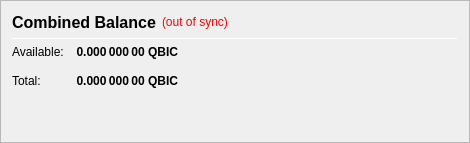
                   <widget class="QFrame" name="frame_CombinedBalances">
                    <property name="minimumSize">
                     <size>
                      <width>470</width>
                      <height>0</height>
                     </size>
                    </property>
                    <property name="frameShape">
                     <enum>QFrame::StyledPanel</enum>
                    </property>
                    <property name="frameShadow">
                     <enum>QFrame::Raised</enum>
                    </property>
                    <layout class="QVBoxLayout" name="verticalLayout_5">
                     <item>
                      <layout class="QHBoxLayout" name="horizontalLayout_5" stretch="0,0,0">
                       <item>
                        <widget class="QLabel" name="label_5z">
                         <property name="minimumSize">
                          <size>
                           <width>0</width>
                           <height>20</height>
                          </size>
                         </property>
                         <property name="font">
                          <font>
                           <pointsize>12</pointsize>
                           <weight>75</weight>
                           <bold>true</bold>
                          </font>
                         </property>
                         <property name="toolTip">
                          <string>Combined Balance (including unconfirmed and immature coins)</string>
                         </property>
                         <property name="text">
                          <string>Combined Balance</string>
                         </property>
                        </widget>
                       </item>
                       <item>
                        <widget class="QLabel" name="labelWalletStatus">
                         <property name="cursor">
                          <cursorShape>WhatsThisCursor</cursorShape>
                         </property>
                         <property name="toolTip">
                          <string>The displayed information may be out of date. Your wallet automatically synchronizes with the QBICcoin network after a connection is established, but this process has not completed yet.</string>
                         </property>
                         <property name="styleSheet">
                          <string notr="true">QLabel { color: red; }</string>
                         </property>
                         <property name="text">
                          <string notr="true">(out of sync)</string>
                         </property>
                         <property name="alignment">
                          <set>Qt::AlignLeading|Qt::AlignLeft|Qt::AlignVCenter</set>
                         </property>
                        </widget>
                       </item>
                       <item>
                        <spacer name="horizontalSpacer_1">
                         <property name="orientation">
                          <enum>Qt::Horizontal</enum>
                         </property>
                         <property name="sizeHint" stdset="0">
                          <size>
                           <width>40</width>
                           <height>20</height>
                          </size>
                         </property>
                        </spacer>
                       </item>
                      </layout>
                     </item>
                     <item>
                      <widget class="Line" name="line_CombinedBalance">
                       <property name="minimumSize">
                        <size>
                         <width>0</width>
                         <height>1</height>
                        </size>
                       </property>
                       <property name="maximumSize">
                        <size>
                         <width>16777215</width>
                         <height>1</height>
                        </size>
                       </property>
                       <property name="orientation">
                        <enum>Qt::Horizontal</enum>
                       </property>
                      </widget>
                     </item>
                     <item>
                      <layout class="QGridLayout" name="gridLayout_3">
                       <property name="spacing">
                        <number>12</number>
                       </property>
                       <item row="1" column="0">
                        <widget class="QLabel" name="labelBalanceTextz">
                         <property name="text">
                          <string>Available:</string>
                         </property>
                        </widget>
                       </item>
                       <item row="1" column="1">
                        <widget class="QLabel" name="labelBalancez">
                         <property name="font">
                          <font>
                           <weight>75</weight>
                           <bold>true</bold>
                          </font>
                         </property>
                         <property name="cursor">
                          <cursorShape>IBeamCursor</cursorShape>
                         </property>
                         <property name="toolTip">
                          <string>Your current spendable balance</string>
                         </property>
                         <property name="text">
                          <string notr="true">0.000 000 00 QBIC</string>
                         </property>
                         <property name="alignment">
                          <set>Qt::AlignRight|Qt::AlignTrailing|Qt::AlignVCenter</set>
                         </property>
                         <property name="textInteractionFlags">
                          <set>Qt::LinksAccessibleByMouse|Qt::TextSelectableByKeyboard|Qt::TextSelectableByMouse</set>
                         </property>
                        </widget>
                       </item>
                       <item row="2" column="0">
                        <widget class="QLabel" name="labelTotalTextz">
                         <property name="text">
                          <string>Total:</string>
                         </property>
                        </widget>
                       </item>
                       <item row="2" column="1">
                        <widget class="QLabel" name="labelTotalz">
                         <property name="font">
                          <font>
                           <weight>75</weight>
                           <bold>true</bold>
                          </font>
                         </property>
                         <property name="cursor">
                          <cursorShape>IBeamCursor</cursorShape>
                         </property>
                         <property name="toolTip">
                          <string>Total Balance, including all unavailable coins.</string>
                         </property>
                         <property name="text">
                          <string notr="true">0.000 000 00 QBIC</string>
                         </property>
                         <property name="alignment">
                          <set>Qt::AlignRight|Qt::AlignTrailing|Qt::AlignVCenter</set>
                         </property>
                         <property name="textInteractionFlags">
                          <set>Qt::LinksAccessibleByMouse|Qt::TextSelectableByKeyboard|Qt::TextSelectableByMouse</set>
                         </property>
                        </widget>
                       </item>
                       <item row="2" column="3">
                        <spacer name="horizontalSpacer_2">
                         <property name="orientation">
                          <enum>Qt::Horizontal</enum>
                         </property>
                         <property name="sizeHint" stdset="0">
                          <size>
                           <width>40</width>
                           <height>20</height>
                          </size>
                         </property>
                        </spacer>
                       </item>
                      </layout>
                     </item>
                     <item>
                      <spacer name="verticalSpacer_1">
                       <property name="orientation">
                        <enum>Qt::Vertical</enum>
                       </property>
                       <property name="sizeHint" stdset="0">
                        <size>
                         <width>20</width>
                         <height>40</height>
                        </size>
                       </property>
                      </spacer>
                     </item>
                    </layout>
                   </widget>
